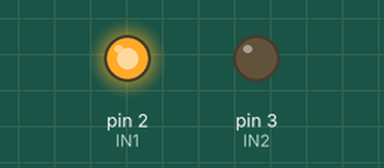
Recording of a sketch running on a simulated Arduino Uno, built with avr-gcc and run on an emulated ATmega328P. Shown: output pins drawn as LEDs (lit = HIGH).

Above: at 0.1 s.
Timing chart, 0 to 1.6 s (numbered marks = the images above):
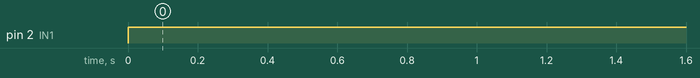

The sketch:

test_01.ino
```cpp
int IN1 = 2;
int IN2 = 3;


void setup() {

  pinMode(IN1, OUTPUT);
  pinMode(IN2, OUTPUT);
}

void loop() {

  digitalWrite(IN1, HIGH);
  digitalWrite(IN2, LOW);

}
```

Measured:
- by itself, pin 2 (IN1): LOW → HIGH at 0.00 s
